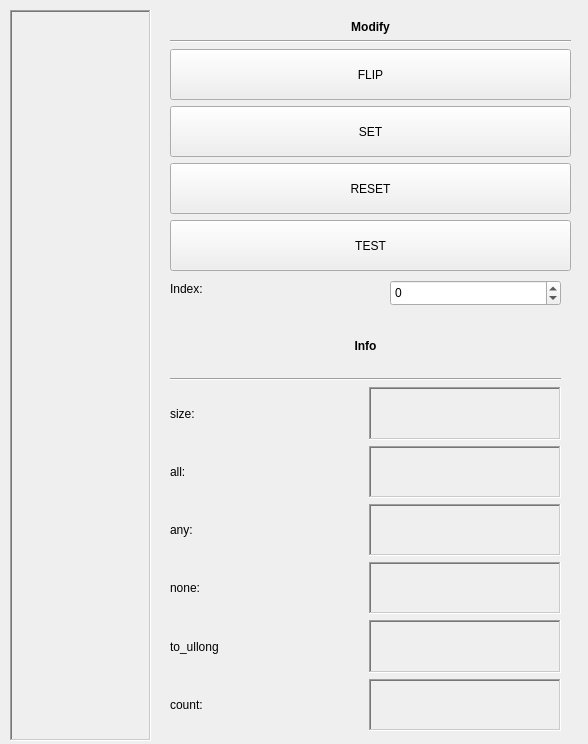
<?xml version="1.0" encoding="UTF-8"?>
<ui version="4.0">
 <class>MainWindow</class>
 <widget class="QMainWindow" name="MainWindow">
  <property name="geometry">
   <rect>
    <x>0</x>
    <y>0</y>
    <width>588</width>
    <height>744</height>
   </rect>
  </property>
  <property name="windowTitle">
   <string>MainWindow</string>
  </property>
  <widget class="QWidget" name="centralwidget">
   <widget class="QLabel" name="bitsetLbl">
    <property name="geometry">
     <rect>
      <x>10</x>
      <y>10</y>
      <width>141</width>
      <height>731</height>
     </rect>
    </property>
    <property name="sizePolicy">
     <sizepolicy hsizetype="Fixed" vsizetype="Fixed">
      <horstretch>0</horstretch>
      <verstretch>0</verstretch>
     </sizepolicy>
    </property>
    <property name="frameShape">
     <enum>QFrame::WinPanel</enum>
    </property>
    <property name="frameShadow">
     <enum>QFrame::Sunken</enum>
    </property>
    <property name="text">
     <string/>
    </property>
    <property name="textFormat">
     <enum>Qt::PlainText</enum>
    </property>
    <property name="scaledContents">
     <bool>true</bool>
    </property>
    <property name="alignment">
     <set>Qt::AlignLeading|Qt::AlignLeft|Qt::AlignVCenter</set>
    </property>
    <property name="wordWrap">
     <bool>true</bool>
    </property>
   </widget>
   <widget class="QWidget" name="verticalLayoutWidget">
    <property name="geometry">
     <rect>
      <x>170</x>
      <y>20</y>
      <width>401</width>
      <height>251</height>
     </rect>
    </property>
    <layout class="QVBoxLayout" name="verticalLayout">
     <item>
      <widget class="QLabel" name="label_14">
       <property name="font">
        <font>
         <weight>75</weight>
         <bold>true</bold>
        </font>
       </property>
       <property name="text">
        <string>Modify</string>
       </property>
       <property name="alignment">
        <set>Qt::AlignCenter</set>
       </property>
      </widget>
     </item>
     <item>
      <widget class="Line" name="line_2">
       <property name="orientation">
        <enum>Qt::Horizontal</enum>
       </property>
      </widget>
     </item>
     <item>
      <widget class="QPushButton" name="flipBtn">
       <property name="sizePolicy">
        <sizepolicy hsizetype="Minimum" vsizetype="Expanding">
         <horstretch>0</horstretch>
         <verstretch>0</verstretch>
        </sizepolicy>
       </property>
       <property name="text">
        <string>FLIP</string>
       </property>
      </widget>
     </item>
     <item>
      <widget class="QPushButton" name="setBtn">
       <property name="sizePolicy">
        <sizepolicy hsizetype="Minimum" vsizetype="Expanding">
         <horstretch>0</horstretch>
         <verstretch>0</verstretch>
        </sizepolicy>
       </property>
       <property name="text">
        <string>SET</string>
       </property>
      </widget>
     </item>
     <item>
      <widget class="QPushButton" name="resetBtn">
       <property name="sizePolicy">
        <sizepolicy hsizetype="Minimum" vsizetype="Expanding">
         <horstretch>0</horstretch>
         <verstretch>0</verstretch>
        </sizepolicy>
       </property>
       <property name="text">
        <string>RESET</string>
       </property>
      </widget>
     </item>
     <item>
      <widget class="QPushButton" name="testBtn">
       <property name="sizePolicy">
        <sizepolicy hsizetype="Minimum" vsizetype="Expanding">
         <horstretch>0</horstretch>
         <verstretch>0</verstretch>
        </sizepolicy>
       </property>
       <property name="text">
        <string>TEST</string>
       </property>
      </widget>
     </item>
    </layout>
   </widget>
   <widget class="QWidget" name="gridLayoutWidget">
    <property name="geometry">
     <rect>
      <x>170</x>
      <y>320</y>
      <width>391</width>
      <height>411</height>
     </rect>
    </property>
    <layout class="QGridLayout" name="gridLayout">
     <item row="6" column="0">
      <widget class="QLabel" name="label_5">
       <property name="text">
        <string>to_ullong</string>
       </property>
      </widget>
     </item>
     <item row="3" column="0">
      <widget class="QLabel" name="label">
       <property name="text">
        <string>all:</string>
       </property>
      </widget>
     </item>
     <item row="7" column="0">
      <widget class="QLabel" name="label_6">
       <property name="text">
        <string>count:</string>
       </property>
      </widget>
     </item>
     <item row="4" column="1">
      <widget class="QLabel" name="anyLbl">
       <property name="frameShape">
        <enum>QFrame::WinPanel</enum>
       </property>
       <property name="frameShadow">
        <enum>QFrame::Sunken</enum>
       </property>
       <property name="text">
        <string/>
       </property>
      </widget>
     </item>
     <item row="5" column="0">
      <widget class="QLabel" name="label_3">
       <property name="text">
        <string>none:</string>
       </property>
      </widget>
     </item>
     <item row="6" column="1">
      <widget class="QLabel" name="toullongLbl">
       <property name="frameShape">
        <enum>QFrame::WinPanel</enum>
       </property>
       <property name="frameShadow">
        <enum>QFrame::Sunken</enum>
       </property>
       <property name="text">
        <string/>
       </property>
      </widget>
     </item>
     <item row="3" column="1">
      <widget class="QLabel" name="allLbl">
       <property name="frameShape">
        <enum>QFrame::WinPanel</enum>
       </property>
       <property name="frameShadow">
        <enum>QFrame::Sunken</enum>
       </property>
       <property name="text">
        <string/>
       </property>
      </widget>
     </item>
     <item row="2" column="0">
      <widget class="QLabel" name="label_4">
       <property name="text">
        <string>size:</string>
       </property>
      </widget>
     </item>
     <item row="0" column="0" colspan="2">
      <widget class="QLabel" name="label_15">
       <property name="font">
        <font>
         <weight>75</weight>
         <bold>true</bold>
        </font>
       </property>
       <property name="text">
        <string>Info</string>
       </property>
       <property name="alignment">
        <set>Qt::AlignCenter</set>
       </property>
      </widget>
     </item>
     <item row="2" column="1">
      <widget class="QLabel" name="sizeLbl">
       <property name="frameShape">
        <enum>QFrame::WinPanel</enum>
       </property>
       <property name="frameShadow">
        <enum>QFrame::Sunken</enum>
       </property>
       <property name="text">
        <string/>
       </property>
      </widget>
     </item>
     <item row="7" column="1">
      <widget class="QLabel" name="countLbl">
       <property name="frameShape">
        <enum>QFrame::WinPanel</enum>
       </property>
       <property name="frameShadow">
        <enum>QFrame::Sunken</enum>
       </property>
       <property name="text">
        <string/>
       </property>
      </widget>
     </item>
     <item row="4" column="0">
      <widget class="QLabel" name="label_2">
       <property name="text">
        <string>any:</string>
       </property>
      </widget>
     </item>
     <item row="5" column="1">
      <widget class="QLabel" name="noneLbl">
       <property name="frameShape">
        <enum>QFrame::WinPanel</enum>
       </property>
       <property name="frameShadow">
        <enum>QFrame::Sunken</enum>
       </property>
       <property name="text">
        <string/>
       </property>
      </widget>
     </item>
     <item row="1" column="0" colspan="2">
      <widget class="Line" name="line">
       <property name="orientation">
        <enum>Qt::Horizontal</enum>
       </property>
      </widget>
     </item>
    </layout>
   </widget>
   <widget class="QSpinBox" name="indexSbox">
    <property name="geometry">
     <rect>
      <x>390</x>
      <y>280</y>
      <width>171</width>
      <height>26</height>
     </rect>
    </property>
    <property name="minimum">
     <number>-1</number>
    </property>
   </widget>
   <widget class="QLabel" name="label_7">
    <property name="geometry">
     <rect>
      <x>170</x>
      <y>280</y>
      <width>151</width>
      <height>17</height>
     </rect>
    </property>
    <property name="text">
     <string>Index:</string>
    </property>
   </widget>
  </widget>
 </widget>
 <resources/>
 <connections/>
</ui>
